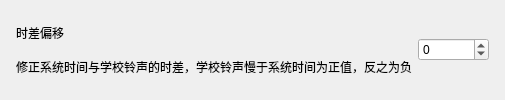
          <widget class="CardWidget" name="CardWidget_7">
           <property name="minimumSize">
            <size>
             <width>0</width>
             <height>70</height>
            </size>
           </property>
           <layout class="QHBoxLayout" name="horizontalLayout_7">
            <property name="leftMargin">
             <number>16</number>
            </property>
            <property name="topMargin">
             <number>16</number>
            </property>
            <property name="rightMargin">
             <number>16</number>
            </property>
            <property name="bottomMargin">
             <number>16</number>
            </property>
            <item>
             <layout class="QVBoxLayout" name="verticalLayout_11">
              <property name="spacing">
               <number>0</number>
              </property>
              <item>
               <widget class="StrongBodyLabel" name="StrongBodyLabel_7">
                <property name="text">
                 <string>时差偏移</string>
                </property>
               </widget>
              </item>
              <item>
               <widget class="CaptionLabel" name="CaptionLabel_6">
                <property name="text">
                 <string>修正系统时间与学校铃声的时差，学校铃声慢于系统时间为正值，反之为负</string>
                </property>
                <property name="wordWrap">
                 <bool>false</bool>
                </property>
                <property name="lightColor" stdset="0">
                 <color alpha="150">
                  <red>0</red>
                  <green>0</green>
                  <blue>0</blue>
                 </color>
                </property>
                <property name="darkColor" stdset="0">
                 <color alpha="200">
                  <red>255</red>
                  <green>255</green>
                  <blue>255</blue>
                 </color>
                </property>
               </widget>
              </item>
             </layout>
            </item>
            <item>
             <widget class="SpinBox" name="offset_spin">
              <property name="sizePolicy">
               <sizepolicy hsizetype="Maximum" vsizetype="Fixed">
                <horstretch>0</horstretch>
                <verstretch>0</verstretch>
               </sizepolicy>
              </property>
              <property name="minimum">
               <number>-114514</number>
              </property>
              <property name="maximum">
               <number>114514</number>
              </property>
             </widget>
            </item>
           </layout>
          </widget>
